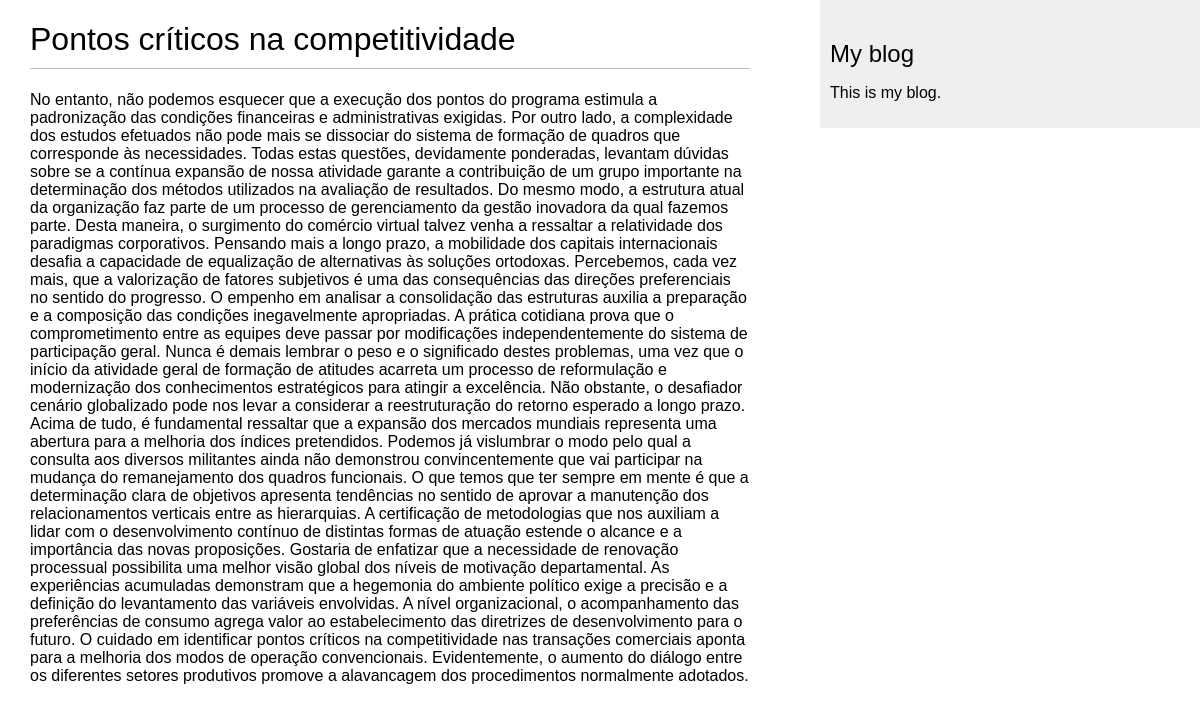
The page /blog/2021/10/20/pontos-criticos-na-competitividade/ on the database its author committed.
### blog/models.py (models this page shows, shortened)
class Post(models.Model):
    STATUS_CHOICES = (
        ('draft', 'Draft'),
        ('published', 'Published'),
    )
    title = models.CharField(max_length=250)
    slug = models.SlugField(max_length=250,
                            unique_for_date='publish')
    author = models.ForeignKey(User,
                               on_delete=models.CASCADE,
                               related_name='blog_posts')
    body = models.TextField()
    publish = models.DateTimeField(default=timezone.now)
    created = models.DateTimeField(auto_now_add=True)
    status = models.CharField(max_length=10,
                              choices=STATUS_CHOICES,
                              default='draft')
    objects = models.Manager()
    published = PublishedManager()
    class Meta:
        ordering = ('-publish',)

### blog/views.py (the view)
def post_detail(request, year, month, day, post):
    post = get_object_or_404(Post, slug=post,
                             status='published',
                             publish__year=year,
                             publish__month=month,
                             publish__day=day)
    return render(request, 'blog/post/detail.html', {'post': post})

### blog/templates/blog/post/detail.html (shortened to what this page needs)
{% extends "blog/base.html" %}
{% block content %}
<h1> {{ post.title }} </h1>
<p> {{ post.body }} </p>
{% endblock %}

### blog/static/css/blog.css (style rules this page uses)
body { margin:0; padding:0; font-family:helvetica, sans-serif; }
h1 { font-weight:normal; border-bottom:1px solid #bbb; padding:0 0 10px 0; }

### rows shown on the page
Post: title "Pontos críticos na competitividade", body "No entanto, não podemos esquecer que a execução dos pontos do programa estimula a padronização das condições financeiras e administrativas exigidas. Por outro lado, a complexidade dos estudos efetuados não pode mais se dissociar do sistema de formação de quadros que corresponde às necessidades. Todas estas questões, devidamente ponderadas, levantam dúvidas sobre se a contínua expansão de nossa atividade garante a contribuição de um grupo importante na determinação dos métodos utilizados na avaliação de resultados. Do mesmo modo, a estrutura atual da organização faz parte de um processo de gerenciamento da gestão inovadora da qual fazemos parte. Desta maneira, o surgimento do comércio…"
